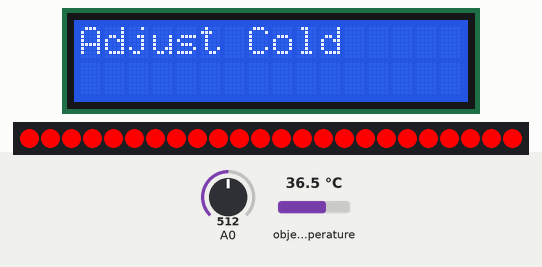
A sketch run on a simulated Arduino Uno, built with avr-gcc and run on an emulated ATmega328P. On the bench: 16×2 character LCD, 24 RGB LEDs in strip order, left to right. The inputs (shaded band) are chosen by the test bench; at power-on: A0 = 512, object temperature 36.5 °C.

Above: at 1.2 s.
1.3 s: A0 set to 388
2.8 s: A0 set to 366
At 2.94 s:
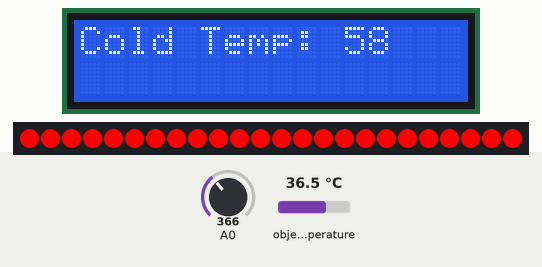
4.6 s: A0 set to 565
At 5.4 s:
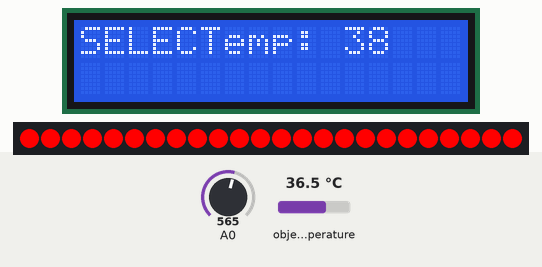
6.1 s: A0 set to 900
At 6.6 s:
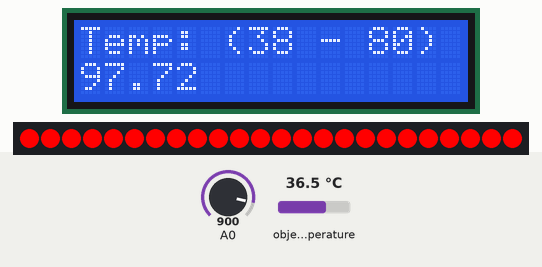
7.6 s: A0 set to 716
At 8.3 s:
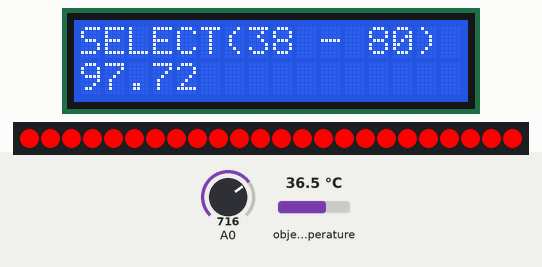
9.2 s: A0 set to 40
At 10.0 s:
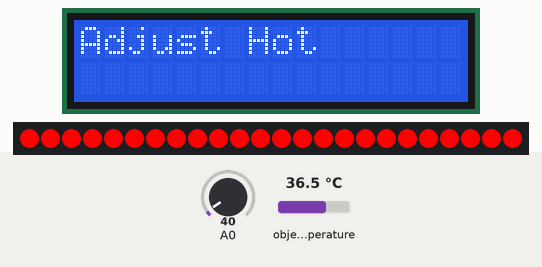
Timing chart, 0 to 11.7 s (numbered marks = the images above; inputs shaded):
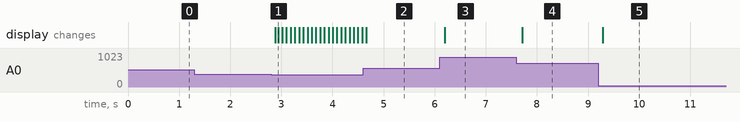

The sketch:

temp-light-lcd.ino
```cpp
//Sample using LiquidCrystal library
#include <LiquidCrystal.h>
#include <Wire.h>
#include <Adafruit_MLX90614.h>
#include <Adafruit_NeoPixel.h>

/*******************************************************

This program will test the LCD panel and the buttons
Mark Bramwell, July 2010

********************************************************/

// select the pins used on the LCD panel
LiquidCrystal lcd(8, 9, 4, 5, 6, 7);

// define some values used by the panel and buttons
int lcd_key     = 0;
int adc_key_in  = 0;
#define btnRIGHT  0
#define btnUP     1
#define btnDOWN   2
#define btnLEFT   3
#define btnSELECT 4
#define btnNONE   5

// change these to adjust the range of temperatures you want to measure
// (these are in Farenheit)
int coldTemp = 60;
int hotTemp  = 80;
int tempSwitch = 0;

#define NeoPixel 3 //Pin for NewPixel
Adafruit_NeoPixel strip = Adafruit_NeoPixel(24, NeoPixel, NEO_GRB + NEO_KHZ800); //Instance of NeoPixel
Adafruit_MLX90614 mlx = Adafruit_MLX90614(); //Instance of temp sensor

// read the buttons
int read_LCD_buttons()
{
 adc_key_in = analogRead(0);      // read the value from the sensor
 // my buttons when read are centered at these valies: 0, 144, 329, 504, 741
 // we add approx 50 to those values and check to see if we are close
 if (adc_key_in > 1000) return btnNONE; // We make this the 1st option for speed reasons since it will be the most likely result
 // For V1.1 us this threshold
// if (adc_key_in < 50)   return btnRIGHT;
// if (adc_key_in < 250)  return btnUP;
// if (adc_key_in < 450)  return btnDOWN;
// if (adc_key_in < 650)  return btnLEFT;
// if (adc_key_in < 850)  return btnSELECT;

 // For V1.0 comment the other threshold and use the one below:

 if (adc_key_in < 50)   return btnRIGHT;
 if (adc_key_in < 195)  return btnUP;
 if (adc_key_in < 380)  return btnDOWN;
 if (adc_key_in < 555)  return btnLEFT;
 if (adc_key_in < 790)  return btnSELECT;

 return btnNONE;  // when all others fail, return this...
}

void updateColor() {
  uint8_t red, blue;
  float temp = mlx.readObjectTempF();

  if (temp < coldTemp) temp = coldTemp;
  if (temp > hotTemp) temp = hotTemp;

  // map temperature to red/blue color
  // hotter temp -> more red
  red = map(temp, coldTemp, hotTemp, 0, 255);
  // hotter temp -> less blue
  blue = map(temp, coldTemp, hotTemp, 255, 0);

  colorWipe(strip.Color(red, 0, blue), 0);

  delay(50); // can adjust this for faster/slower updates
}

void setup()
{
 lcd.begin(16, 2);              // start the library
 lcd.setCursor(0,0);
 lcd.print("Temp: ("+ String(coldTemp) +" - "+ String(hotTemp) +")"); // print a simple message

 mlx.begin();
 strip.begin();
 //strip.show(); // Initialize all pixels to 'off'
}

void loop()
{
 lcd.setCursor(9,1);            // move cursor to second line "1" and 9 spaces over
 lcd.setCursor(0,0);            // move to the begining of the second line
 lcd_key = read_LCD_buttons();  // read the buttons

 switch (lcd_key)               // depending on which button was pushed, we perform an action
 {
   case btnRIGHT:
     {
     lcd.clear();
     lcd.setCursor(0,0);
     lcd.print("Adjust Hot");
     tempSwitch = 0;
     break;
     }
   case btnLEFT:
     {
     lcd.clear();
     lcd.setCursor(0,0);
     lcd.print("Adjust Cold");
     tempSwitch = 1;
     break;
     }
   case btnUP:
     {
     lcd.clear();
     lcd.setCursor(0,0);
     if (tempSwitch) {coldTemp++; lcd.print("Cold Temp: " + String(coldTemp));}
     else {hotTemp++; lcd.print("Hot Temp: " + String(hotTemp));}
     break;
     }
   case btnDOWN:
     {
     lcd.clear();
     lcd.setCursor(0,0);
     if (!tempSwitch) {hotTemp--; lcd.print("Hot Temp: " + String(hotTemp));}
     else {coldTemp--; lcd.print("Cold Temp: " + String(coldTemp));}
     break;
     }
   case btnSELECT:
     {
     lcd.print("SELECT");
     break;
     }
     case btnNONE:
     {
     lcd.clear();
       lcd.setCursor(0,0);
     lcd.print("Temp: ("+ String(coldTemp) +" - "+ String(hotTemp) +")"); // print a simple message
     lcd.setCursor(0,1);
     lcd.print(mlx.readObjectTempF());
     break;
     }
 }
  updateColor();
}

// Fill the dots one after the other with a color
void colorWipe(uint32_t c, uint8_t wait) {
  for(uint16_t i=0; i<strip.numPixels(); i++) {
    strip.setPixelColor(i, c);
    strip.show();
    delay(wait);
  }
}
```

Measured:
- the behaviour switches between 380 and 379 on A0 (found by bisection; images 0 and 1)
- after the input at 1.3 s, every drawn part: stays the same
- after the input at 2.8 s, the display: first changes after 0.08 s (image 1 shows a later state)
- after the input at 4.6 s, the display: changes after 0.06 s (image 2)
- after the input at 6.1 s, the display: changes after 0.09 s (image 3)
- after the input at 7.6 s, the display: changes after 0.11 s (image 4)
- after the input at 9.2 s, the display: changes after 0.09 s (image 5)
